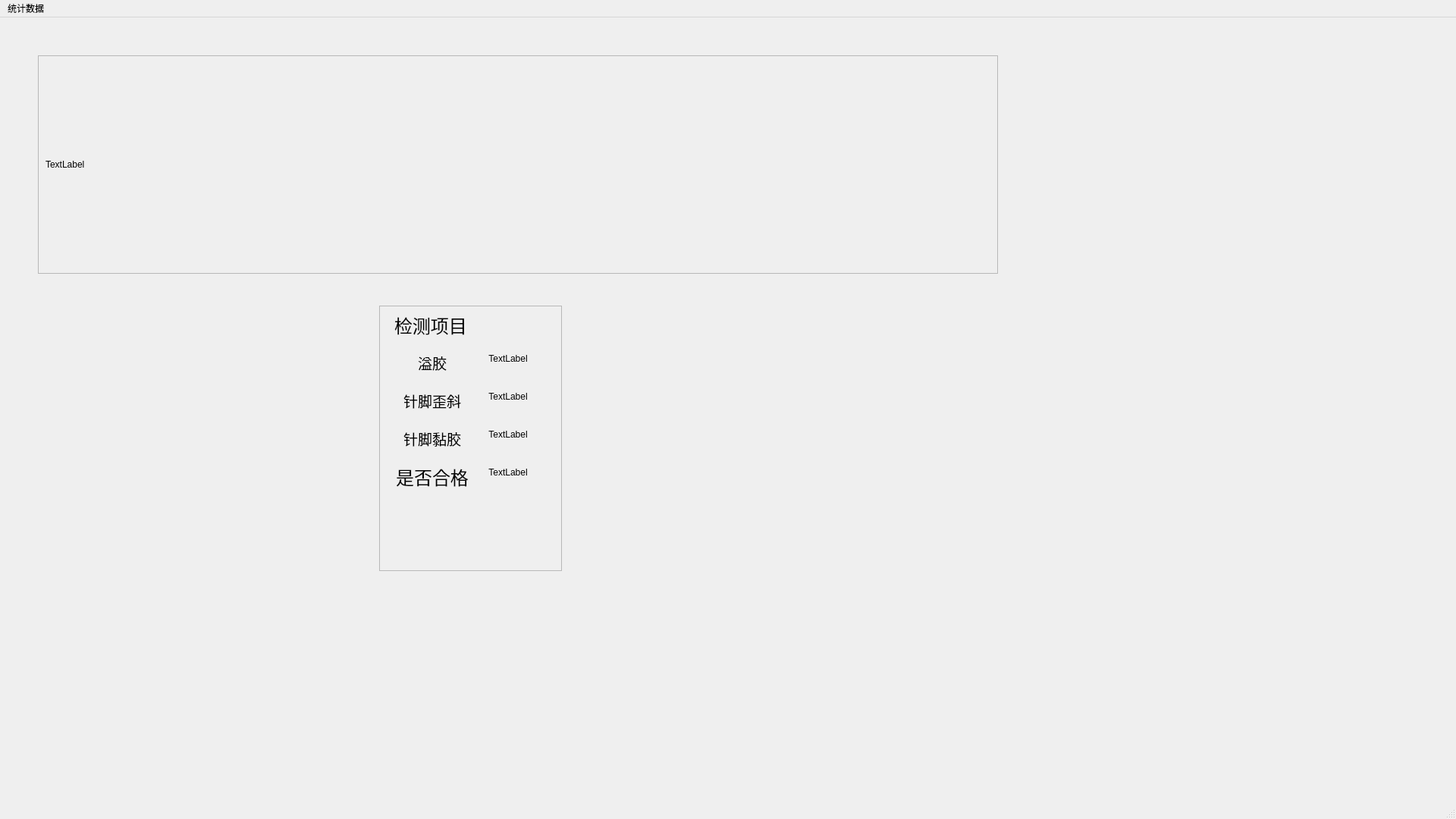
<?xml version="1.0" encoding="UTF-8"?>
<ui version="4.0">
 <class>MainWindow</class>
 <widget class="QMainWindow" name="MainWindow">
  <property name="enabled">
   <bool>true</bool>
  </property>
  <property name="geometry">
   <rect>
    <x>0</x>
    <y>0</y>
    <width>1920</width>
    <height>1080</height>
   </rect>
  </property>
  <property name="windowTitle">
   <string>数码管品控系统</string>
  </property>
  <widget class="QWidget" name="centralwidget">
   <widget class="QFrame" name="frame">
    <property name="geometry">
     <rect>
      <x>50</x>
      <y>50</y>
      <width>1266</width>
      <height>288</height>
     </rect>
    </property>
    <property name="frameShape">
     <enum>QFrame::StyledPanel</enum>
    </property>
    <property name="frameShadow">
     <enum>QFrame::Raised</enum>
    </property>
    <widget class="QLabel" name="label_img1">
     <property name="geometry">
      <rect>
       <x>10</x>
       <y>0</y>
       <width>1266</width>
       <height>288</height>
      </rect>
     </property>
     <property name="text">
      <string>TextLabel</string>
     </property>
    </widget>
   </widget>
   <widget class="QFrame" name="frame_2">
    <property name="geometry">
     <rect>
      <x>500</x>
      <y>380</y>
      <width>241</width>
      <height>350</height>
     </rect>
    </property>
    <property name="frameShape">
     <enum>QFrame::StyledPanel</enum>
    </property>
    <property name="frameShadow">
     <enum>QFrame::Raised</enum>
    </property>
    <widget class="QLabel" name="label">
     <property name="geometry">
      <rect>
       <x>20</x>
       <y>0</y>
       <width>100</width>
       <height>50</height>
      </rect>
     </property>
     <property name="font">
      <font>
       <pointsize>18</pointsize>
      </font>
     </property>
     <property name="text">
      <string>检测项目</string>
     </property>
    </widget>
    <widget class="QLabel" name="label_2">
     <property name="geometry">
      <rect>
       <x>20</x>
       <y>50</y>
       <width>100</width>
       <height>50</height>
      </rect>
     </property>
     <property name="font">
      <font>
       <pointsize>14</pointsize>
      </font>
     </property>
     <property name="text">
      <string>溢胶</string>
     </property>
     <property name="alignment">
      <set>Qt::AlignCenter</set>
     </property>
    </widget>
    <widget class="QLabel" name="label_3">
     <property name="geometry">
      <rect>
       <x>20</x>
       <y>150</y>
       <width>100</width>
       <height>50</height>
      </rect>
     </property>
     <property name="font">
      <font>
       <pointsize>14</pointsize>
      </font>
     </property>
     <property name="text">
      <string>针脚黏胶</string>
     </property>
     <property name="alignment">
      <set>Qt::AlignCenter</set>
     </property>
    </widget>
    <widget class="QLabel" name="label_4">
     <property name="geometry">
      <rect>
       <x>20</x>
       <y>100</y>
       <width>100</width>
       <height>50</height>
      </rect>
     </property>
     <property name="font">
      <font>
       <pointsize>14</pointsize>
      </font>
     </property>
     <property name="text">
      <string>针脚歪斜</string>
     </property>
     <property name="alignment">
      <set>Qt::AlignCenter</set>
     </property>
    </widget>
    <widget class="QLabel" name="label_glue">
     <property name="geometry">
      <rect>
       <x>130</x>
       <y>50</y>
       <width>80</width>
       <height>40</height>
      </rect>
     </property>
     <property name="text">
      <string>TextLabel</string>
     </property>
     <property name="alignment">
      <set>Qt::AlignCenter</set>
     </property>
    </widget>
    <widget class="QLabel" name="label_5">
     <property name="geometry">
      <rect>
       <x>20</x>
       <y>200</y>
       <width>100</width>
       <height>50</height>
      </rect>
     </property>
     <property name="font">
      <font>
       <pointsize>18</pointsize>
      </font>
     </property>
     <property name="text">
      <string>是否合格</string>
     </property>
     <property name="alignment">
      <set>Qt::AlignCenter</set>
     </property>
    </widget>
    <widget class="QLabel" name="label_pin_inclined">
     <property name="geometry">
      <rect>
       <x>130</x>
       <y>100</y>
       <width>80</width>
       <height>40</height>
      </rect>
     </property>
     <property name="text">
      <string>TextLabel</string>
     </property>
     <property name="alignment">
      <set>Qt::AlignCenter</set>
     </property>
    </widget>
    <widget class="QLabel" name="label_pin_glue">
     <property name="geometry">
      <rect>
       <x>130</x>
       <y>150</y>
       <width>80</width>
       <height>40</height>
      </rect>
     </property>
     <property name="text">
      <string>TextLabel</string>
     </property>
     <property name="alignment">
      <set>Qt::AlignCenter</set>
     </property>
    </widget>
    <widget class="QLabel" name="label_overall">
     <property name="geometry">
      <rect>
       <x>130</x>
       <y>200</y>
       <width>80</width>
       <height>40</height>
      </rect>
     </property>
     <property name="text">
      <string>TextLabel</string>
     </property>
     <property name="alignment">
      <set>Qt::AlignCenter</set>
     </property>
    </widget>
    <zorder>label_2</zorder>
    <zorder>label_3</zorder>
    <zorder>label_4</zorder>
    <zorder>label_glue</zorder>
    <zorder>label_5</zorder>
    <zorder>label_pin_inclined</zorder>
    <zorder>label_pin_glue</zorder>
    <zorder>label_overall</zorder>
    <zorder>label</zorder>
   </widget>
  </widget>
  <widget class="QStatusBar" name="statusbar"/>
  <widget class="QMenuBar" name="menuBar">
   <property name="geometry">
    <rect>
     <x>0</x>
     <y>0</y>
     <width>1920</width>
     <height>22</height>
    </rect>
   </property>
   <widget class="QMenu" name="menu">
    <property name="title">
     <string>统计数据</string>
    </property>
    <addaction name="actionTest"/>
   </widget>
   <addaction name="menu"/>
  </widget>
  <action name="actionHistory">
   <property name="checkable">
    <bool>false</bool>
   </property>
   <property name="text">
    <string>History</string>
   </property>
   <property name="toolTip">
    <string>History</string>
   </property>
  </action>
  <action name="actionTest">
   <property name="text">
    <string>Test</string>
   </property>
  </action>
 </widget>
 <resources/>
 <connections/>
</ui>
